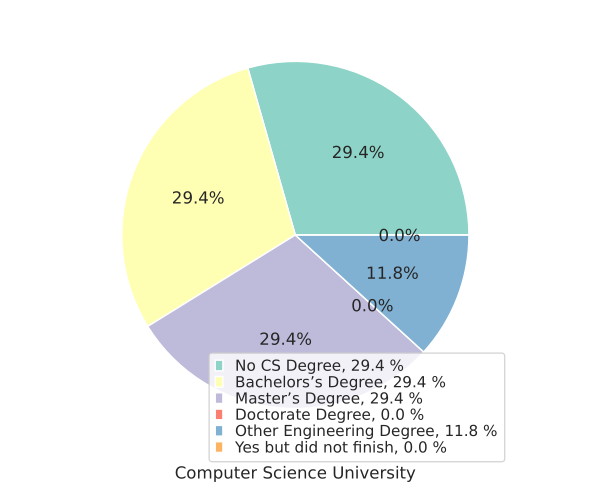

Recreate this plot in Python.
import matplotlib as mpl

mpl.use("pgf")

import matplotlib.pyplot as plt
import seaborn as sns
import numpy as np

fig = plt.figure()
plt.tight_layout()

fig.set_size_inches(5.90666, 5)
sns.set(style="ticks")

plt.xlabel("Computer Science University")

data = np.array([29.41, 29.41, 29.41, 0, 11.76, 0])
explode = (0.2, 0, 0, 0, 0, 0)
labels = [
    "No CS Degree",
    "Bachelors's Degree",
    "Master's Degree",
    "Doctorate Degree",
    "Other Engineering Degree",
    "Yes but did not finish",
]

max = int(data.max())
colors = sns.color_palette("Set3")[0:7]

plt.pie(data, colors=colors, autopct="%.1f%%")
legend_labels = ["%s, %1.1f %%" % (l, s) for l, s in zip(labels, data)]
plt.legend(legend_labels, bbox_to_anchor=(1.25, -0.04), loc="lower right", fontsize=9)

fig.savefig("plot.png", dpi=100)
fig.savefig("plot.pgf", format="pgf")
